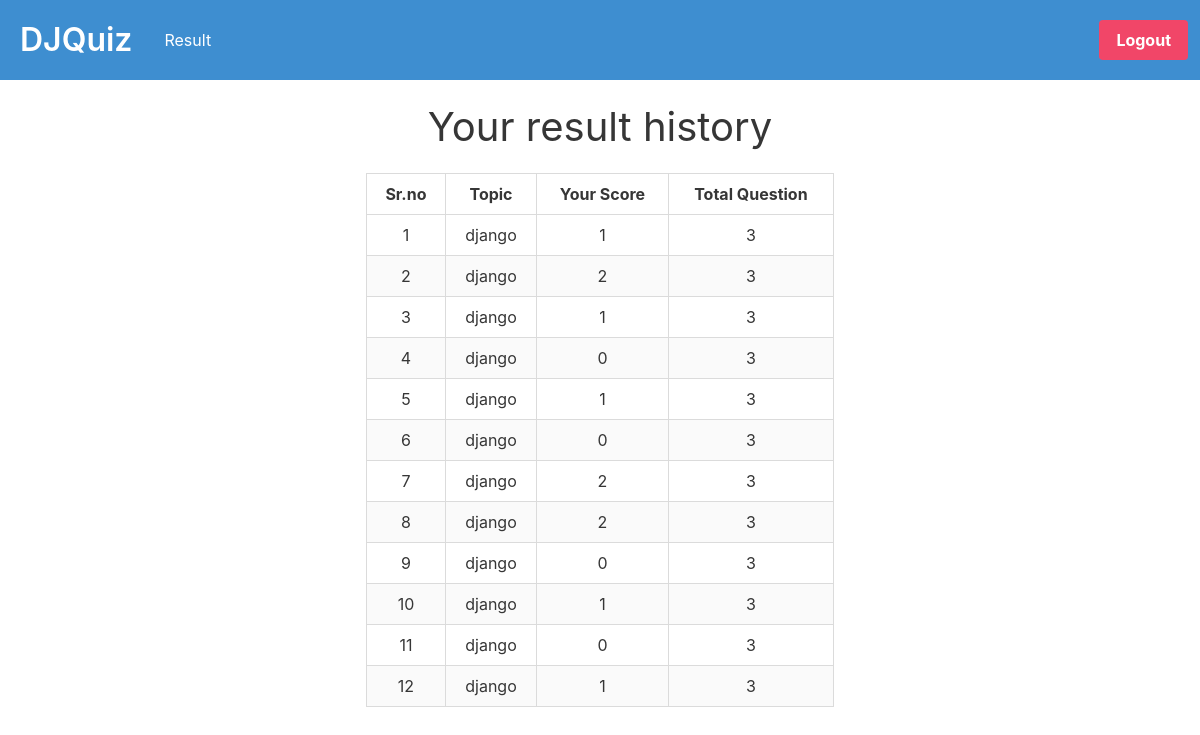
/result (signed in), run on an earlier commit of the app's database.
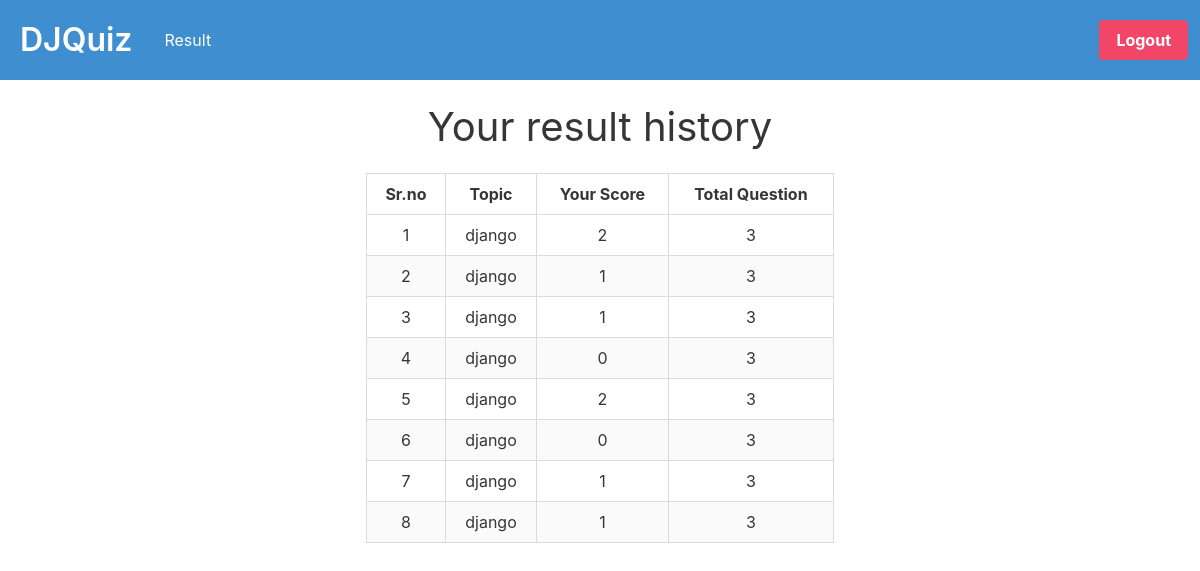
And on a later commit of the database.
### Quiz/models.py (models this page shows, shortened)
class Test(Basemodel):
    user = models.ForeignKey(User , on_delete=models.CASCADE)
    total_question = models.PositiveSmallIntegerField(default=10)
    score = models.PositiveSmallIntegerField(default=0)
    topic = models.ForeignKey(Topic, on_delete= models.CASCADE)

class Topic(Basemodel):
    name =  models.CharField(max_length=50)
    def __str__(self) -> str:
        return self.name

### Quiz/views.py (the view)
# urls.py: path('result',ResultListView.as_view() , name = 'result'),
class ResultListView(ListView):
    model = Test
    template_name = "DJQuiz/result.html"
    def get_queryset(self, *args, **kwargs):
        qs = super().get_queryset(*args, **kwargs)
        qs = (
            qs.filter(user_id=self.request.user.id)
            .select_related("topic")
            .order_by("-updated_at")
        )
        return qs

### templates/DJQuiz/result.html
{% extends 'base.html' %}
{% block content %}
<div class="container">
    <div class="columns is-centered">
        <div class="column is-half my-5 has-text-centered">
            <div class="title is-2">
                <h2>Your result history</h2>
            </div>
            <table class="table is-fullwidth is-hoverable is-striped is-bordered ">
                <thead>
                    <tr >
                        <th class="has-text-centered">Sr.no</th>
                        <th class="has-text-centered">Topic</th>
                        <th class="has-text-centered">Your Score</th>
                        <th class="has-text-centered">Total Question</th>
                    </tr>
                </thead>
                <tbody>
                    {% for result in object_list %}
                    <tr>
                        <td>{{forloop.counter}}</td>
                        <td>{{result.topic}}</td>
                        <td>{{result.score}}</td>
                        <td>{{result.total_question}}</td>
                    </tr>
                    {% endfor %}
                </tbody>
            </table>
        </div>
    </div>
</div>
{% endblock content %}

### templates/base.html (shortened to what this page needs)
{% load static %}
<!DOCTYPE html>
<html lang="en" style="overflow-y: hidden;">
<head>
    <link rel="stylesheet" href="{% static 'css/bulma.css' %}">
</head>
<body>
    <nav class="bd-navbar navbar is-info" role="navigation" aria-label="main navigation">
        <div class="navbar-brand">
            <a class="navbar-item m-2 title is-3" href="/">
                DJQuiz
            </a>
        </div>
        <div class="navbar-menu">
            <div class="navbar-start">
                <a class="navbar-item" href="{% url 'result' %}">
                    Result
                </a>
            </div>
        </div>
        <div class="navbar-end">
            <div class="navbar-item">
                <div class="buttons">
                    <a href="{% url 'logout' %}" class="button is-danger"><strong>Logout</strong></a>
                </div>
            </div>
        </div>
    </nav>
    {% block content %}
    {% endblock content %}
</body>
</html>

What changed in the data, as far as the page shows it:
removed Test: topic "django", score "1", total_question "3"
removed Test: topic "django", score "0", total_question "3"
removed Test: topic "django", score "2", total_question "3"
removed Test: topic "django", score "0", total_question "3"
